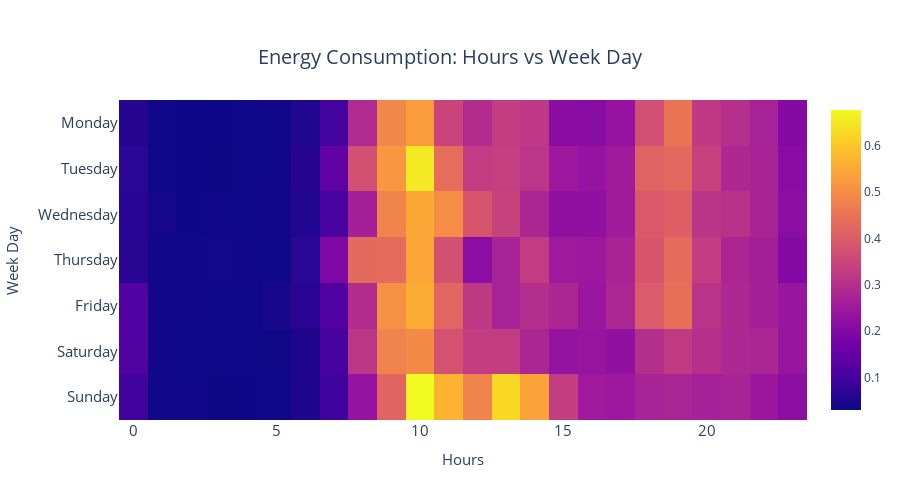

The notebook cell saved with this chart:
### Code cell
fig = px.imshow(plot_df, height=600, title="Energy Consumption: Hours vs Week Day")
fig = format_plot(fig, ylabel="Week Day", xlabel="Hours", legends=None)
# fig.write_image("imgs/chapter_3/hour_weekday_heatmap.png")
fig.show()

### Figure 1 — Plotly figure (JSON) as saved in the notebook; plotly's stock layout.template omitted (floating-point values rounded to 4 significant figures; data arrays with more than 128 entries replaced by an {"elided": "..."} marker saying what was removed)
{"data": [{"coloraxis": "coloraxis", "hovertemplate": "hour: %{x}<br>weekday_name: %{y}<br>color: %{z}<extra></extra>", "name": "0", "type": "heatmap", "x": [0, 1, 2, 3, 4, 5, 6, 7, 8, 9, 10, 11, 12, 13, 14, 15, 16, 17, 18, 19, 20, 21, 22, 23], "xaxis": "x", "y": ["Monday", "Tuesday", "Wednesday", "Thursday", "Friday", "Saturday", "Sunday"], "yaxis": "y", "z": {"elided": "7x24 float values"}}], "layout": {"autosize": false, "coloraxis": {"colorscale": [[0, "#0d0887"], [0.1111, "#46039f"], [0.2222, "#7201a8"], [0.3333, "#9c179e"], [0.4444, "#bd3786"], [0.5556, "#d8576b"], [0.6667, "#ed7953"], [0.7778, "#fb9f3a"], [0.8889, "#fdca26"], [1, "#f0f921"]]}, "height": 500, "legend": {"font": {"size": 15}, "orientation": "h", "title": {}, "x": 1, "xanchor": "right", "y": 0.98, "yanchor": "bottom"}, "title": {"font": {"size": 20}, "text": "Energy Consumption: Hours vs Week Day", "x": 0.5, "xanchor": "center", "yanchor": "top"}, "width": 900, "xaxis": {"anchor": "y", "constrain": "domain", "domain": [0, 1], "scaleanchor": "y", "tickfont": {"size": 15}, "title": {"font": {"size": 15}, "text": "Hours"}}, "yaxis": {"anchor": "x", "autorange": "reversed", "constrain": "domain", "domain": [0, 1], "tickfont": {"size": 15}, "title": {"font": {"size": 15}, "text": "Week Day"}}}}
